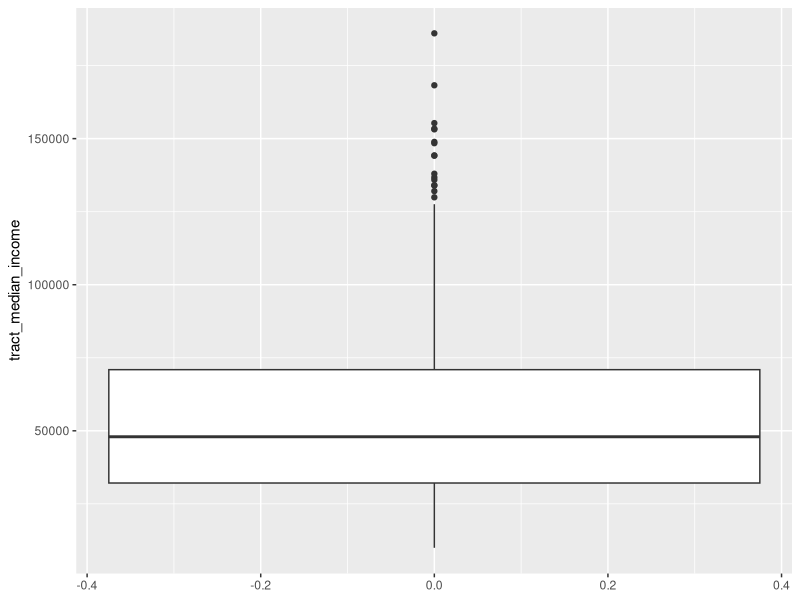
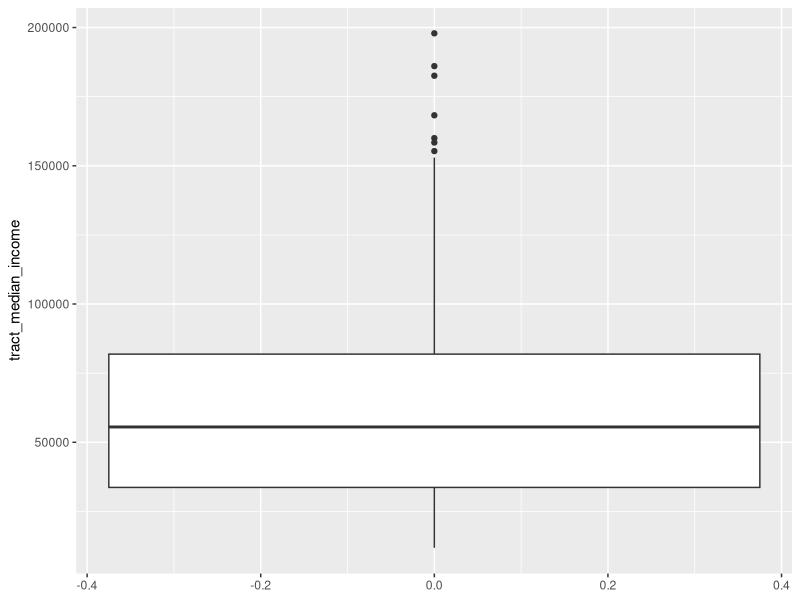
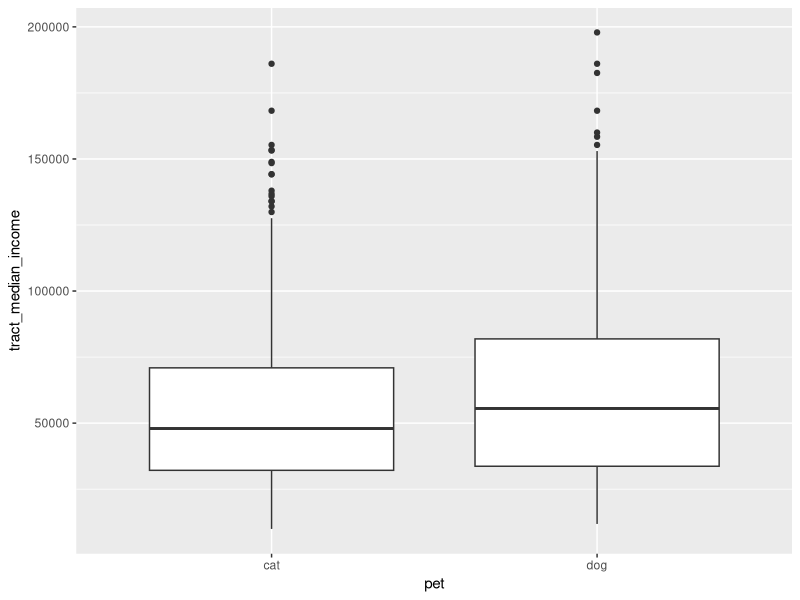
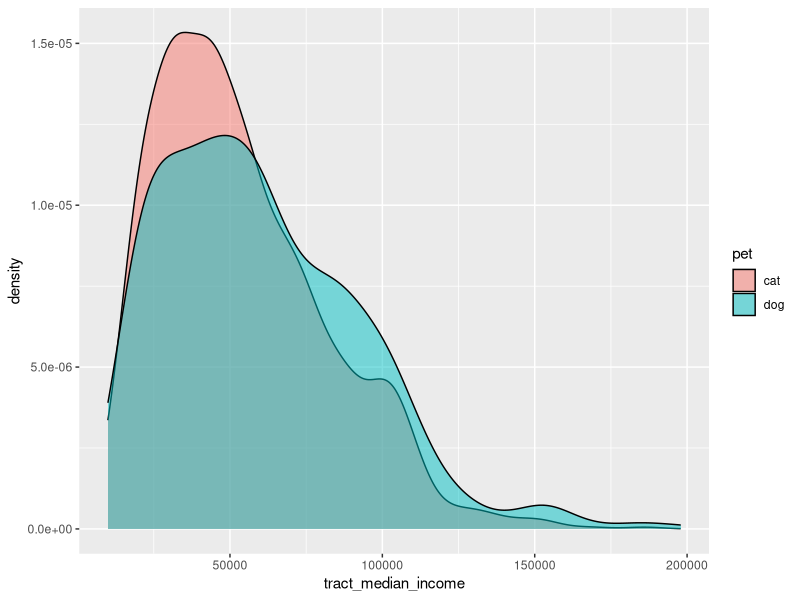
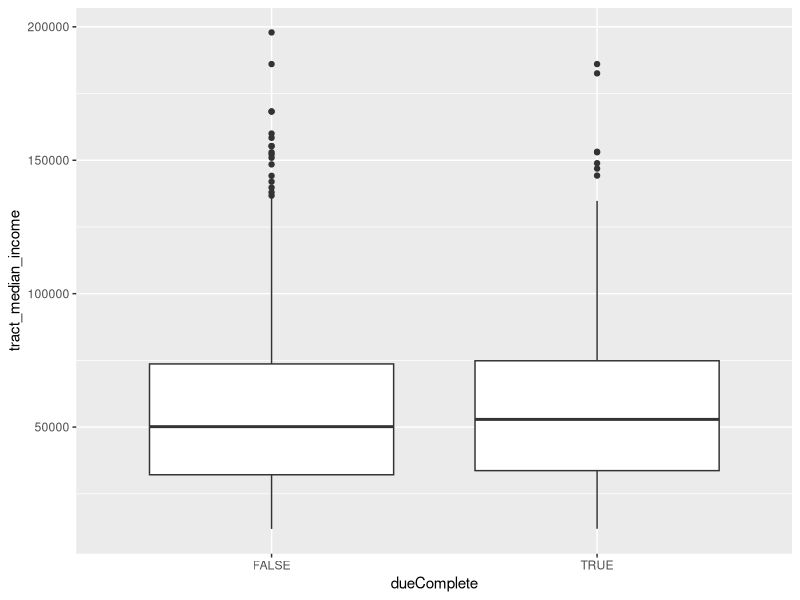
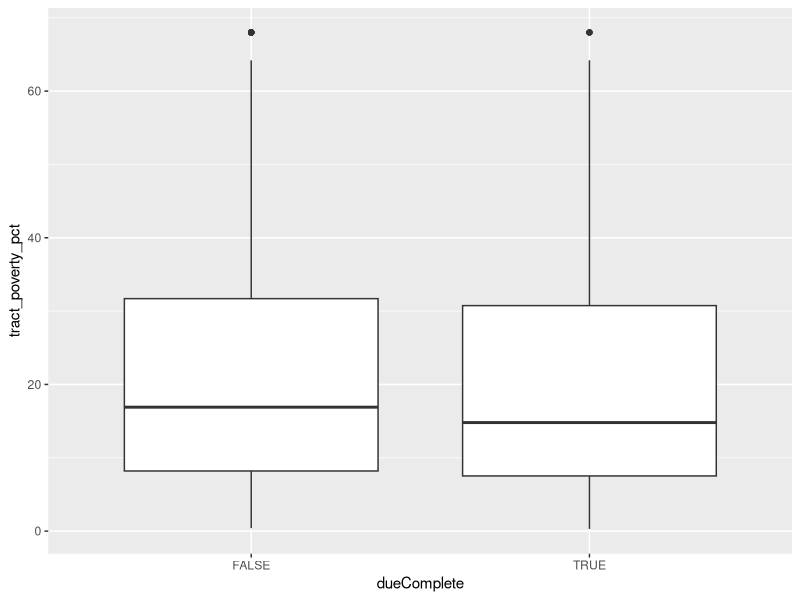
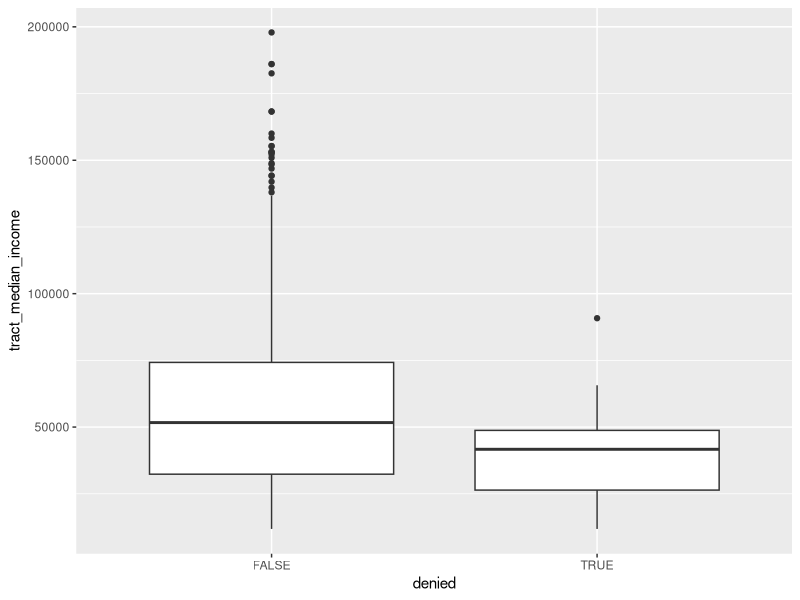
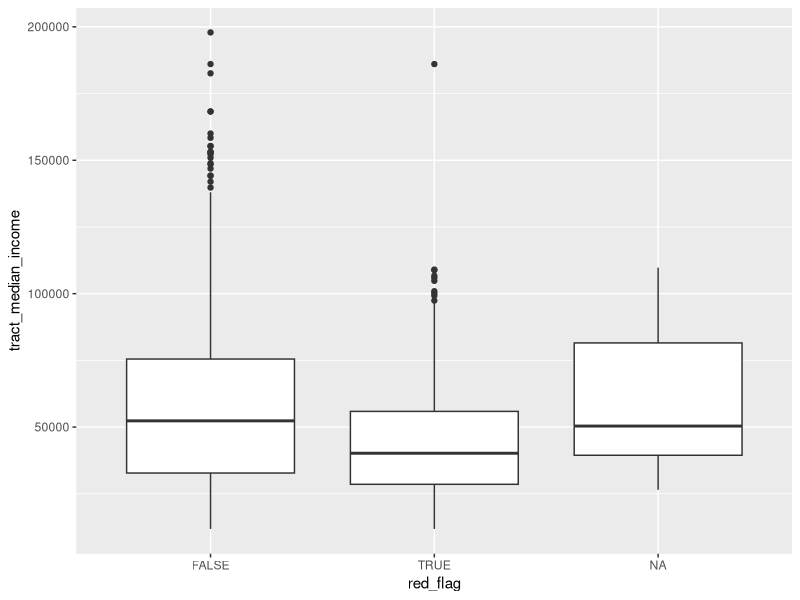

Source code (R) for these figures, in order:
## ---- chunk 1
knitr::opts_chunk$set(echo = TRUE, warning = FALSE, message = FALSE)
## ---- chunk 2
library(dplyr)
library(stringr)
## ---- chunk 3
dog_applicants <- read.csv('../../Data/dog_apps.csv', stringsAsFactors = FALSE)
cat_applicants <- read.csv('../../Data/cat_apps.csv', stringsAsFactors = FALSE)
## ---- chunk 4
dog_cards <- read.csv('../../Data/dog_cards.csv', stringsAsFactors = FALSE)
cat_cards <- read.csv('../../Data/cat_cards.csv', stringsAsFactors = FALSE)
## ---- chunk 5
dog_actions <- read.csv('../../Data/dog_actions.csv', stringsAsFactors = FALSE)
cat_actions <- read.csv('../../Data/cat_actions.csv', stringsAsFactors = FALSE)
## ---- chunk 6
selected_economic_characteristics <- read.csv("CensusData/census_tracts_economics.csv", stringsAsFactors = FALSE)
## ---- chunk 7
cat_applicants <- merge(x = cat_applicants, 
                        y = selected_economic_characteristics,
                        by = "GEOID",
                        all.x = TRUE)
dog_applicants <- merge(x = dog_applicants, 
                        y = selected_economic_characteristics,
                        by = "GEOID",
                        all.x = TRUE)
## ---- chunk 8
library(ggplot2)
ggplot(cat_applicants,aes(y=tract_median_income)) +
  geom_boxplot() 
## ---- chunk 9
ggplot(dog_applicants,aes(y=tract_median_income)) +
  geom_boxplot() 
## ---- chunk 10
all_applicants <- rbind(cat_applicants %>% mutate(pet = "cat"), 
                      dog_applicants %>% mutate(pet = "dog"))
## ---- chunk 11
ggplot(all_applicants,aes(x=pet, y=tract_median_income)) +
  geom_boxplot() 
## ---- chunk 12
t.test(tract_median_income ~ pet, all_applicants)
t.test(tract_poverty_pct ~ pet, all_applicants)
## ---- chunk 13
ggplot(all_applicants,aes(x=tract_median_income)) +
  geom_density(aes(fill=pet), alpha=0.5)
## ---- chunk 14
cards <- rbind(cat_cards,dog_cards)
all_applicants <- merge(x = all_applicants,
                        y = cards, 
                        by.x ="outcome_trello_id",
                        by.y = "id")

## ---- chunk 15
ggplot(all_applicants,aes(x=dueComplete, y=tract_median_income)) +
  geom_boxplot() 

ggplot(all_applicants,aes(x=dueComplete, y=tract_poverty_pct)) +
  geom_boxplot() 
## ---- chunk 16
t.test(tract_median_income ~ dueComplete, all_applicants)
t.test(tract_poverty_pct ~ dueComplete, all_applicants)
## ---- chunk 17
all_applicants <- all_applicants %>% mutate(red_flag = str_detect(label_names, "red flag"),
                                              approved = str_detect(label_names, "approved"),
                                              denied = str_detect(label_names,"denied"))
## ---- chunk 18
ggplot(all_applicants %>% filter(!is.na(denied)),aes(x=denied, y=tract_median_income)) +
  geom_boxplot() 
## ---- chunk 19
t.test(tract_median_income ~ denied, all_applicants %>% filter(!is.na(denied)))
## ---- chunk 20
ggplot(all_applicants,aes(x=red_flag, y=tract_median_income)) +
  geom_boxplot() 
## ---- chunk 21
t.test(tract_median_income ~ red_flag, all_applicants %>% filter(!is.na(red_flag)))
## ---- chunk 22
all_applicants$budget_monthly_num <- as.numeric(gsub('[$,]','',all_applicants$budget_monthly))
all_applicants$budget_emergency_num <- as.numeric(gsub('[$,]','',all_applicants$budget_emergency))
## ---- chunk 23
summary(all_applicants$budget_monthly_num)
summary(all_applicants$budget_emergency_num)
## ---- chunk 24
all_applicants %>% filter(budget_emergency_num < 0 |
                          budget_emergency_num > 10000 |
                          budget_monthly_num < 0 |
                          budget_monthly_num > 10000) %>%
                   select(outcome_trello_id, budget_monthly, budget_monthly_num, budget_emergency, budget_emergency_num)

## ---- chunk 25
all_applicants$budget_monthly_num <- abs(as.numeric(gsub('[$,]','',all_applicants$budget_monthly)))
all_applicants$budget_emergency_num <- abs(as.numeric(gsub('[$,]','',all_applicants$budget_emergency)))
all_applicants$budget_emergency_num[which(all_applicants$budget_emergency_num > 50000)] <- NA
all_applicants$budget_monthly_num[which(all_applicants$budget_monthly_num > 1000)] <- NA
## ---- chunk 26
all_applicants %>%
  filter(!is.na(red_flag)) %>%
  ggplot(aes(x=pet, y=budget_monthly_num)) +
  geom_boxplot(aes(fill=red_flag)) 
## ---- chunk 27
t.test(budget_monthly_num ~ red_flag, all_applicants %>% filter(!is.na(red_flag) & pet == "cat") )
## ---- chunk 28
t.test(budget_monthly_num ~ red_flag, all_applicants %>% filter(!is.na(red_flag) & pet == "dog") )
## ---- chunk 29
all_applicants %>%
  filter(!is.na(red_flag)) %>%
  ggplot(aes(x=pet, y=budget_emergency_num)) +
  geom_boxplot(aes(fill=red_flag)) 
## ---- chunk 30
all_applicants$budget_emergency_num[which(all_applicants$budget_emergency_num > 10000)] <- 10000
all_applicants %>%
  filter(!is.na(red_flag)) %>%
  ggplot(aes(x=pet, y=budget_emergency_num)) +
  geom_boxplot(aes(fill=red_flag)) 
## ---- chunk 31
t.test(budget_emergency_num ~ red_flag, all_applicants %>% filter(!is.na(red_flag) & pet == "dog") )
t.test(budget_emergency_num ~ red_flag, all_applicants %>% filter(!is.na(red_flag) & pet == "cat") )
## ---- chunk 32
ggplot(all_applicants, aes(x=tract_median_income, y=budget_emergency_num)) +
  geom_point(aes(color=red_flag), alpha = 0.3)
## ---- chunk 33
poverty_budget <- lm(budget_emergency_num ~ tract_median_income, data = all_applicants)
summary(poverty_budget)
## ---- chunk 34
ggplot(all_applicants, aes(x=tract_median_income, y=budget_emergency_num)) +
  geom_point(aes(color=red_flag), alpha = 0.3) +
  geom_abline(intercept = poverty_budget$coefficients[1], slope = poverty_budget$coefficients[2])
